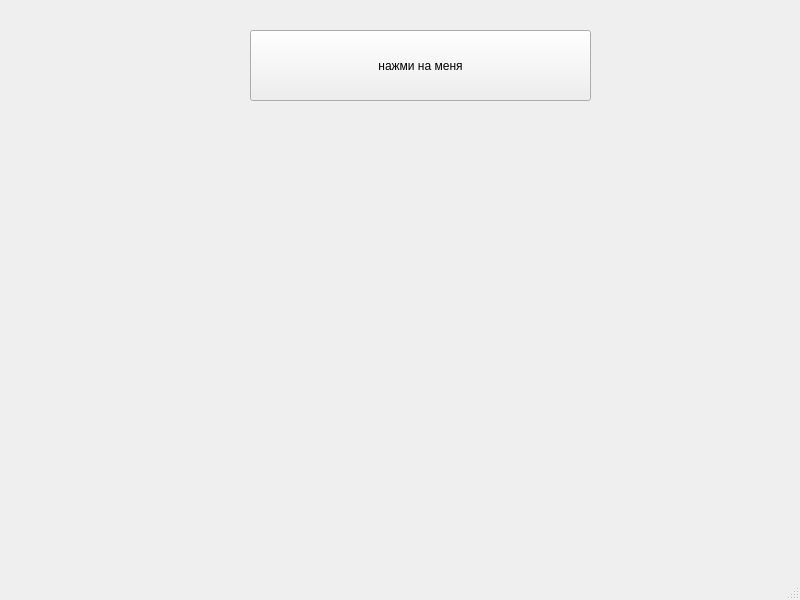
<?xml version="1.0" encoding="UTF-8"?>
<ui version="4.0">
 <class>MainWindow</class>
 <widget class="QMainWindow" name="MainWindow">
  <property name="geometry">
   <rect>
    <x>0</x>
    <y>0</y>
    <width>800</width>
    <height>600</height>
   </rect>
  </property>
  <property name="windowTitle">
   <string>MainWindow</string>
  </property>
  <widget class="QWidget" name="centralwidget">
   <widget class="QPushButton" name="pushButton">
    <property name="geometry">
     <rect>
      <x>250</x>
      <y>30</y>
      <width>341</width>
      <height>71</height>
     </rect>
    </property>
    <property name="text">
     <string>нажми на меня</string>
    </property>
   </widget>
  </widget>
  <widget class="QStatusBar" name="statusbar"/>
 </widget>
 <resources/>
 <connections/>
</ui>
